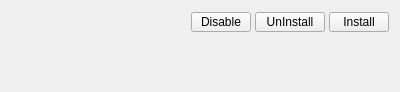
<?xml version="1.0" encoding="UTF-8"?>
<ui version="4.0">
 <class>AddonItemWidget</class>
 <widget class="QWidget" name="AddonItemWidget">
  <property name="geometry">
   <rect>
    <x>0</x>
    <y>0</y>
    <width>400</width>
    <height>92</height>
   </rect>
  </property>
  <property name="windowTitle">
   <string>Form</string>
  </property>
  <layout class="QHBoxLayout" name="horizontalLayout_4">
   <property name="spacing">
    <number>10</number>
   </property>
   <item>
    <widget class="QLabel" name="icon">
     <property name="sizePolicy">
      <sizepolicy hsizetype="Fixed" vsizetype="Fixed">
       <horstretch>0</horstretch>
       <verstretch>0</verstretch>
      </sizepolicy>
     </property>
     <property name="minimumSize">
      <size>
       <width>45</width>
       <height>45</height>
      </size>
     </property>
     <property name="maximumSize">
      <size>
       <width>45</width>
       <height>45</height>
      </size>
     </property>
     <property name="sizeIncrement">
      <size>
       <width>60</width>
       <height>60</height>
      </size>
     </property>
     <property name="text">
      <string/>
     </property>
     <property name="pixmap">
      <pixmap resource="../../r.qrc">:/Resource/icons/Extension_16x.svg</pixmap>
     </property>
     <property name="scaledContents">
      <bool>true</bool>
     </property>
    </widget>
   </item>
   <item>
    <layout class="QVBoxLayout" name="verticalLayout" stretch="0,1">
     <property name="spacing">
      <number>4</number>
     </property>
     <item>
      <layout class="QHBoxLayout" name="horizontalLayout_3">
       <item>
        <widget class="QLabel" name="title">
         <property name="font">
          <font>
           <bold>true</bold>
          </font>
         </property>
         <property name="text">
          <string/>
         </property>
         <property name="textFormat">
          <enum>Qt::AutoText</enum>
         </property>
        </widget>
       </item>
       <item>
        <widget class="QPushButton" name="disable">
         <property name="maximumSize">
          <size>
           <width>60</width>
           <height>20</height>
          </size>
         </property>
         <property name="text">
          <string>Disable</string>
         </property>
        </widget>
       </item>
       <item>
        <widget class="QPushButton" name="uninstall">
         <property name="maximumSize">
          <size>
           <width>70</width>
           <height>20</height>
          </size>
         </property>
         <property name="text">
          <string>UnInstall</string>
         </property>
        </widget>
       </item>
       <item>
        <widget class="QPushButton" name="install">
         <property name="maximumSize">
          <size>
           <width>60</width>
           <height>20</height>
          </size>
         </property>
         <property name="text">
          <string>Install</string>
         </property>
        </widget>
       </item>
      </layout>
     </item>
     <item>
      <widget class="QLabel" name="description">
       <property name="maximumSize">
        <size>
         <width>400</width>
         <height>42</height>
        </size>
       </property>
       <property name="text">
        <string/>
       </property>
       <property name="alignment">
        <set>Qt::AlignLeading|Qt::AlignLeft|Qt::AlignTop</set>
       </property>
       <property name="wordWrap">
        <bool>true</bool>
       </property>
      </widget>
     </item>
    </layout>
   </item>
  </layout>
 </widget>
 <resources>
  <include location="../../r.qrc"/>
 </resources>
 <connections/>
</ui>
